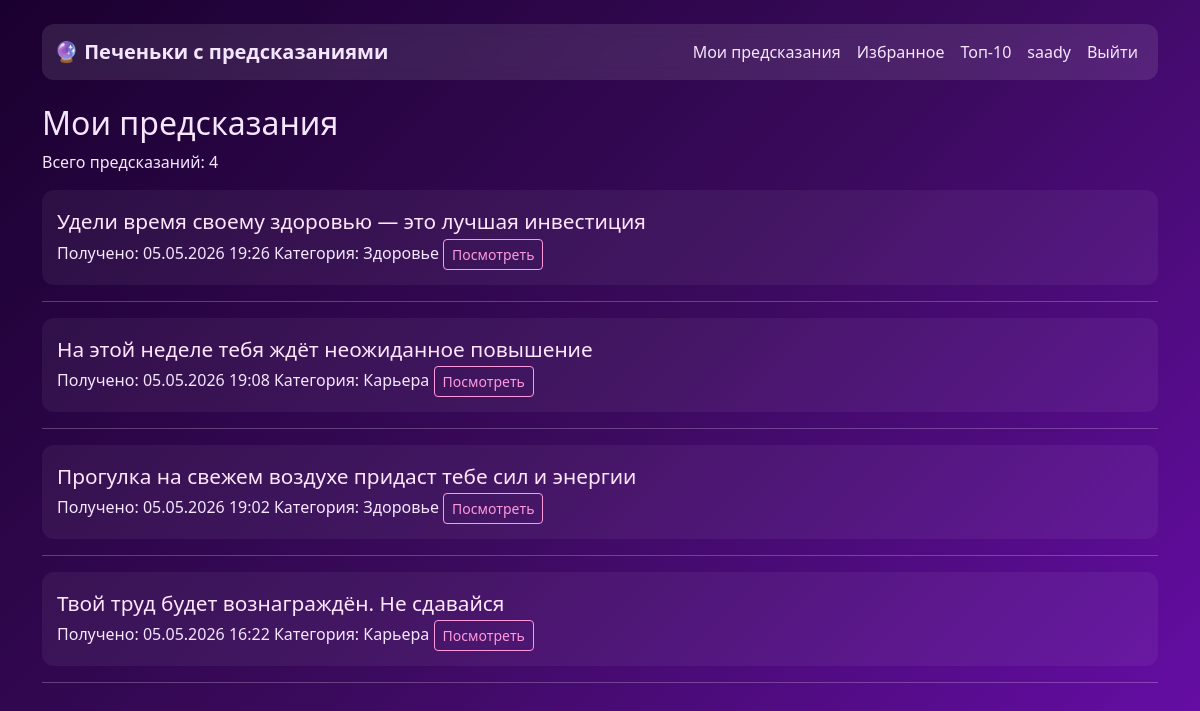
Screenshot of /my-predictions/ (signed in) with the database file from the repository.
### users/models.py (models this page shows)
class CustomUser(AbstractUser):
    pass

### predictions/models.py (models this page shows, shortened)
class UserPrediction(models.Model):
    user = models.ForeignKey(
        'users.CustomUser',
        on_delete=models.CASCADE,
        verbose_name="Пользователь"
    )
    cookie = models.ForeignKey(
        FortuneCookie,
        on_delete=models.CASCADE,
        verbose_name="Предсказание"
    )
    received_at = models.DateTimeField(auto_now_add=True, verbose_name="Получено")
    is_favorite = models.BooleanField(default=False, verbose_name="В избранном")
    class Meta:
        unique_together = ['user', 'cookie']
        verbose_name = "Полученное предсказание"
        verbose_name_plural = "Полученные предсказания"

class FortuneCookie(models.Model):
    text = models.TextField(verbose_name="Текст предсказания")
    category = models.ForeignKey(
        'Category',
        on_delete=models.CASCADE,
        related_name='cookies',
        verbose_name="Категория"
    )
    created_by = models.ForeignKey(
        'users.CustomUser',
        on_delete=models.SET_NULL,
        null=True,
        blank=True,
        verbose_name="Создано пользователем"
    )
    is_active = models.BooleanField(default=True, verbose_name="Активно")
    created_at = models.DateTimeField(auto_now_add=True, verbose_name="Дата создания")
    usage_count = models.PositiveIntegerField(default=0, verbose_name="Количество использований")
    class Meta:
        verbose_name = "Печенье с предсказанием"
        verbose_name_plural = "Печеньки с предсказаниями"

class Category(models.Model):
    name = models.CharField(max_length=50, verbose_name="Название")
    description = models.TextField(blank=True, verbose_name="Описание")
    class Meta:
        verbose_name = "Категория"
        verbose_name_plural = "Категории"

### predictions/views.py (the view)
# urls.py: path('my-predictions/', views.my_predictions, name='my_predictions'),
@login_required
def my_predictions(request):
    predictions_list = UserPrediction.objects.filter(
        user=request.user
    ).order_by('-received_at')
    context = {
        'predictions_list': predictions_list,
        'total_count': predictions_list.count(),
    }
    return render(request, 'my_predictions.html', context)

### predictions/templates/my_predictions.html (shortened to what this page needs)
{% extends 'base.html' %}
{% block content %}
<div class="my-predictions">
    <h2>Мои предсказания</h2>
    {% if predictions_list %}
        <p>Всего предсказаний: {{ total_count }}</p>
        <div class="predictions-list">
            {% for prediction in predictions_list %}
                <div class="prediction-item">
                    <div class="prediction-text">
                        {{ prediction.cookie.text|truncatechars:100 }}
                    </div>
                    <div class="prediction-meta">
                        <span class="date">Получено: {{ prediction.received_at|date:"d.m.Y H:i" }}</span>
                        <span class="category">Категория: {{ prediction.cookie.category.name }}</span>
                        <a href="{% url 'prediction_result' prediction.id %}" class="btn btn-outline-primary btn-sm">
                            Посмотреть
                        </a>
                    </div>
                </div>
                <hr>
            {% endfor %}
        </div>
    {% else %}
        <p>У вас пока нет предсказаний.</p>
        <a href="{% url 'get_prediction' %}" class="btn btn-primary">
            Получить первое предсказание
        </a>
    {% endif %}
</div>
{% endblock %}

### templates/base.html (shortened to what this page needs)
<!DOCTYPE html>
<html lang="ru">
<head>
    <link href="https://cdn.jsdelivr.net/npm/bootstrap@5.3.2/dist/css/bootstrap.min.css" rel="stylesheet">
</head>
<body>
    <div class="container mt-4">
        <nav class="navbar navbar-expand-lg navbar-light bg-light mb-4">
            <div class="container">
               <a class="navbar-brand fw-bold" href="{% url 'home' %}">
                    🔮 Печеньки с предсказаниями
               </a>
                <div class="navbar-nav ms-auto">
                    {% if user.is_authenticated %}
                        <a class="nav-link" href="{% url 'my_predictions' %}">Мои предсказания</a>
                        <a class="nav-link" href="{% url 'favorites' %}">Избранное</a>
                        <a class="nav-link" href="{% url 'top_cookies' %}">Топ-10</a>
                        <a class="nav-link" href="{% url 'profile' %}">{{ user.username }}</a>
                        <form action="{% url 'logout' %}" method="post" style="display: inline;">
                            <button type="submit" class="btn btn-link nav-link"
                                    style="display: inline; background: none; border: none;">
                                Выйти
                            </button>
                        </form>
                    {% else %}
                        <a class="nav-link" href="{% url 'register' %}">Регистрация</a>
                        <a class="nav-link" href="{% url 'login' %}">Войти</a>
                    {% endif %}
                </div>
            </div>
        </nav>
        {% block content %}
        {% endblock %}
    </div>
</body>
</html>

### templates/base.html (style rules this page uses)
body { background: linear-gradient(135deg, #1a002f, #3a0a5c, #6a0dad); min-height: 100vh; color: #f5e6ff; }
.navbar { background: rgba(255, 255, 255, 0.1) !important; backdrop-filter: blur(10px); border-radius: 12px; }
.navbar .nav-link, .navbar-brand { color: #f5e6ff !important; }
a { color: #ff99dd; }
.prediction-item { background: rgba(255,255,255,0.05); border-radius: 12px; padding: 15px; }
a { text-decoration: none; }
.btn { transition: all 0.3s ease; }
.prediction-text { font-size: 1.3rem; line-height: 1.6; color: #ffe6ff; }
body, p, span, div, small, strong, h1, h2, h3, h4, h5 { color: #f5e6ff; }
.btn-outline-primary, .btn-outline-danger, .btn-outline-secondary, .btn-outline-warning { color: #ff99dd; border: 1px solid #ff99dd; background: transparent; }

### rows the page displays
CustomUser: username "saady"
UserPrediction: cookie.text "Удели время своему здоровью — это лучшая инвестиция", received_at "05.05.2026 19:26", cookie.category.name "Здоровье"
UserPrediction: cookie.text "На этой неделе тебя ждёт неожиданное повышение", received_at "05.05.2026 19:08", cookie.category.name "Карьера"
UserPrediction: cookie.text "Прогулка на свежем воздухе придаст тебе сил и энергии", received_at "05.05.2026 19:02", cookie.category.name "Здоровье"
UserPrediction: cookie.text "Твой труд будет вознаграждён. Не сдавайся", received_at "05.05.2026 16:22", cookie.category.name "Карьера"

### other values shown
{{ total_count }} "4"
